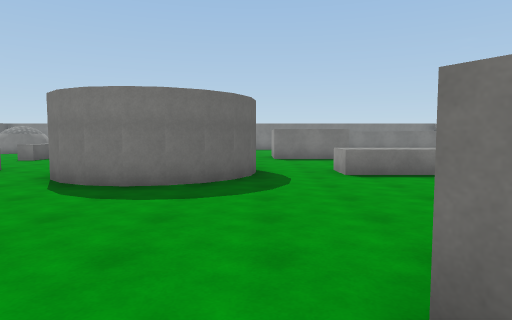
View 1 (above)

24 first-person views from a walk through a Unity game level. The camera is 1.5 m above the floor, tilts 4° down and sees 75° across. The floor is counted in squares, 2 m on a side. Each view is taken from the middle of a square. On the plan, view 1 faces up. The plan holds only what a view shows up to about 11 squares ahead; the rest is blank. The player character is not drawn. Surface patterns are stand-ins for the level's own textures.

View 2
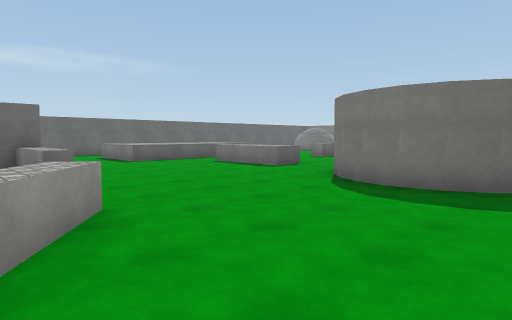

View 3
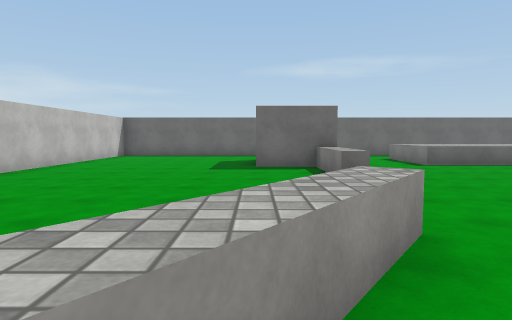

View 4
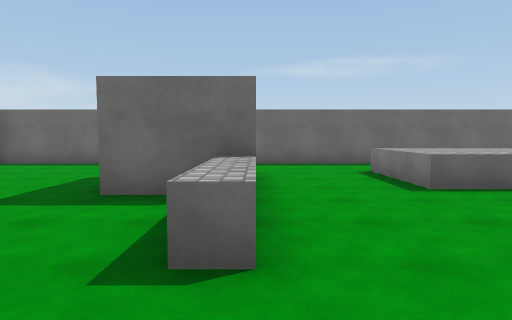

View 5
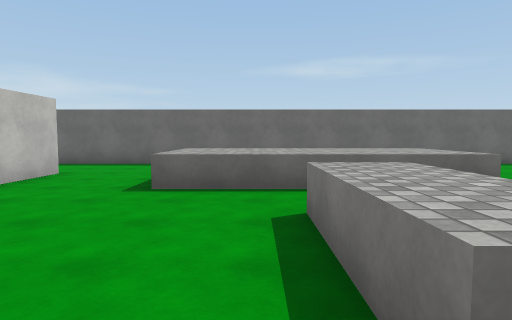

View 6
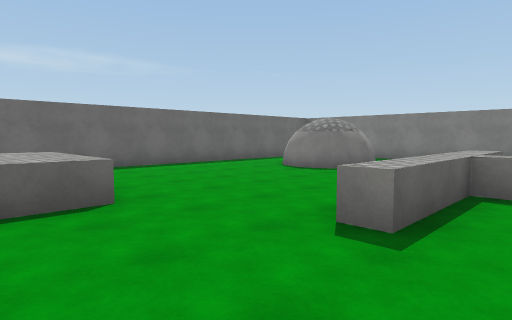

View 7
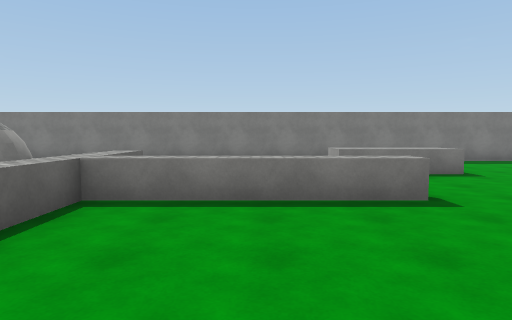

View 8
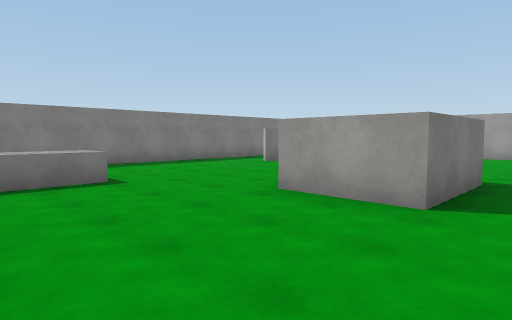

View 9
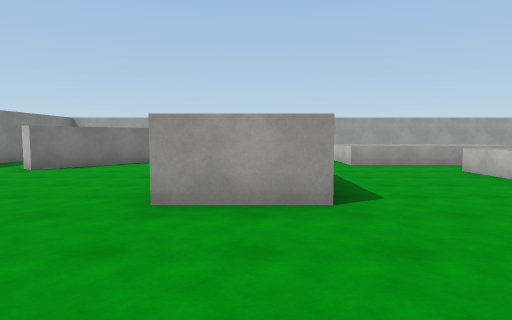

View 10
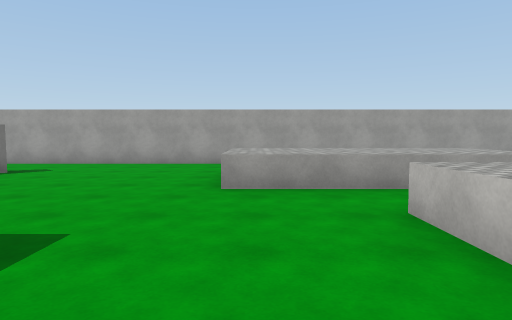

View 11
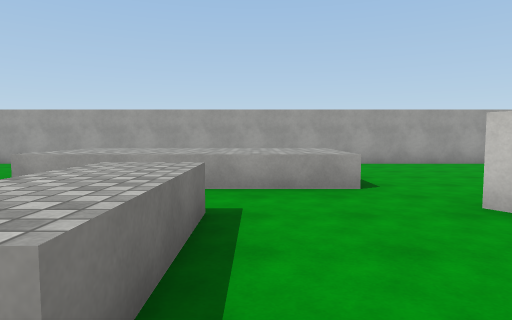

View 12
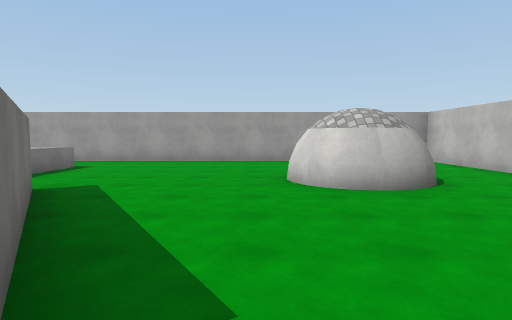

View 13
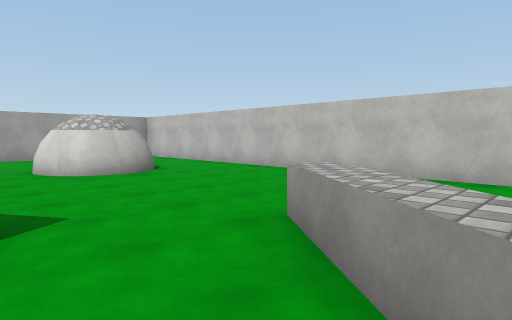

View 14
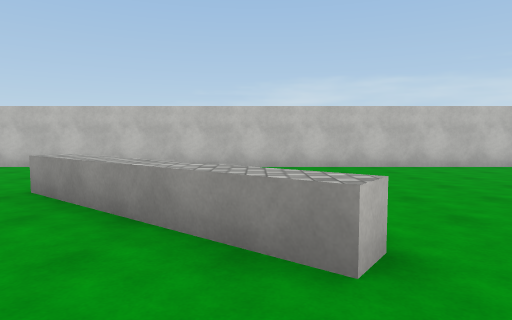

View 15
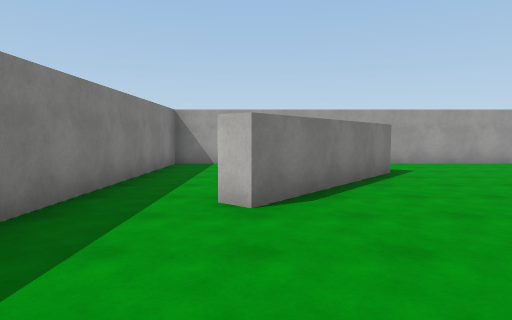

View 16
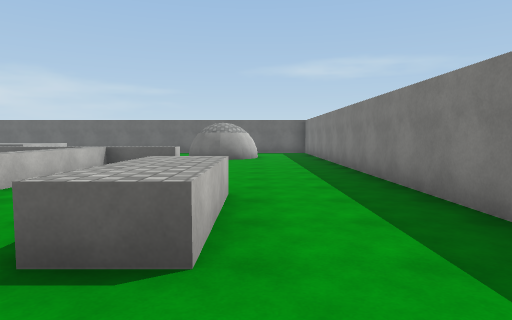

View 17
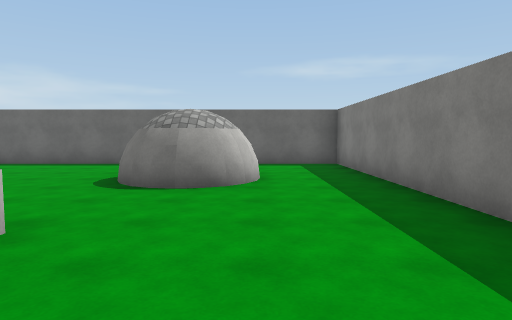

View 18
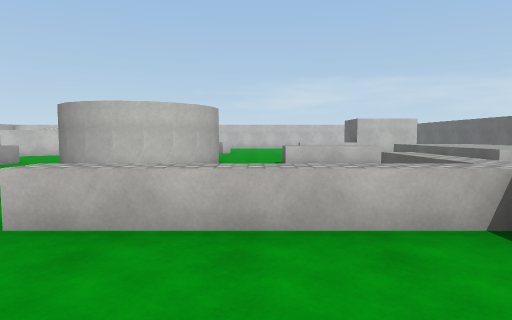

View 19
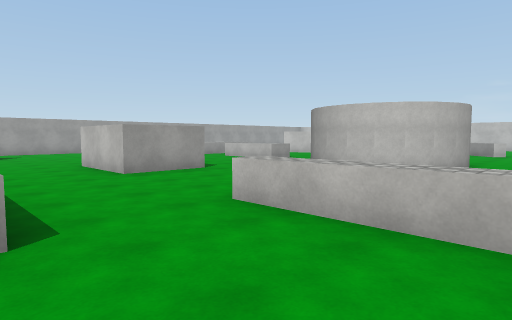

View 20
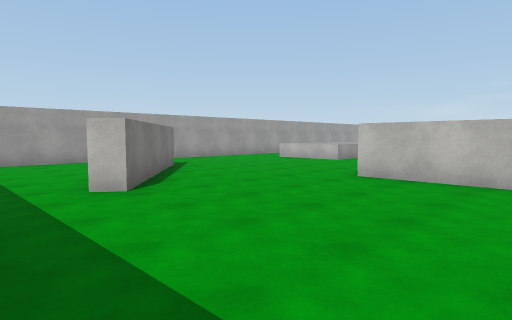

View 21
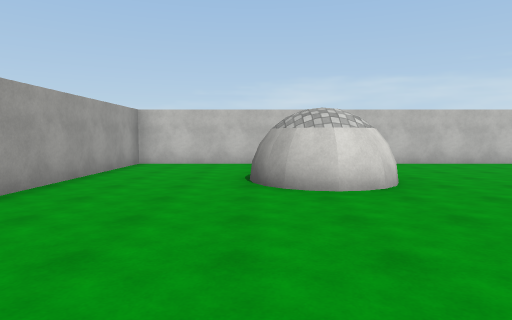

View 22
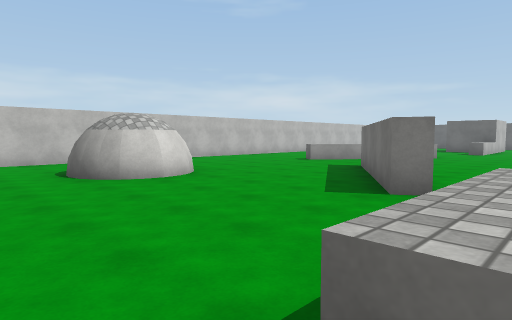

View 23
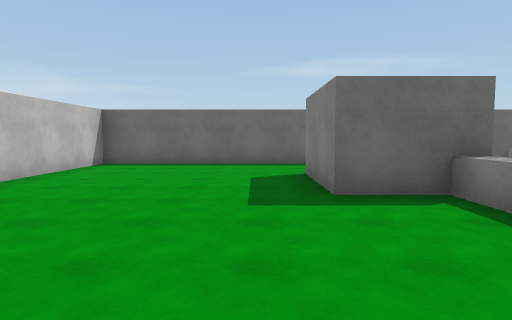

View 24
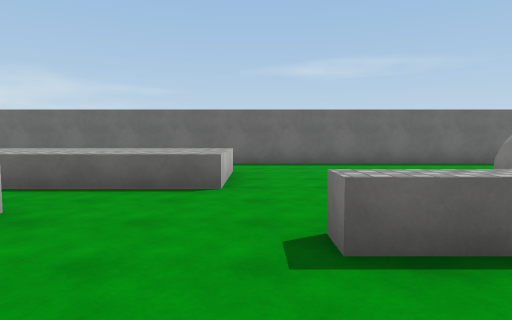

### Floor plan
Key: @ floor where view 1 was taken; # wall or solid block; . floor; = window, fence, low wall or low ledge; ^ raised ledge.
Columns run from 15 left of view 1 to 11 right of it. Each row starts with its distance up from view 1.
 20 ###########################
 19 #.........................#
 18 #.........................#
 17 #...#...............#.....#
 16 #.. ##......^^^.....##....#
 15 #..##...^............###..#
 14 #.......^.................#
 13 #.......^^^^^...###.......#
 12 #.......^.......###.......#
 11 #.......^.................#
 10 #.........................#
  9 #  ^^^.....  #.......^^^  #
  8 #  ^^^..... ###......^^^  #
  7 #  ^^^.^^^..# ##.^^^.^^^  #
  6 #  ^^^......###......^^^  #
  5 #..^^^...............^^^..#
  4 #.........................#
  3 #..................#......#
  2 #...##^^^........###......#
  1 #.. ##......^...##........#
  0 #...##......^^.@..........#
 -1 #........... .^=....##....#
 -2 #...........  ......###...#
 -3 #...........    .....#....#
 -4 #...........    ..........#
 -5 #............ ............#
 -6 ###########################

Positions as (right, up) in squares from view 1, and headings:
1: (0, 0), facing up
2: (0, 0), facing up-left
3: (-1, 0), facing left
4: (-5, 2), facing left
5: (-5, 6), facing left
6: (-6, 8), facing up-left
7: (-5, 9), facing up
8: (-3, 10), facing up-right
9: (-3, 12), facing right
10: (1, 9), facing right
11: (1, 6), facing right
12: (0, 0), facing right
13: (-2, 1), facing down-right
14: (-3, 3), facing down
15: (1, 17), facing right
16: (1, 17), facing left
17: (-5, 17), facing left
18: (-5, 16), facing down
19: (-6, 16), facing down-right
20: (0, 19), facing down-right
21: (7, 4), facing down
22: (9, 5), facing down-left
23: (-5, -1), facing left
24: (-5, 10), facing left
